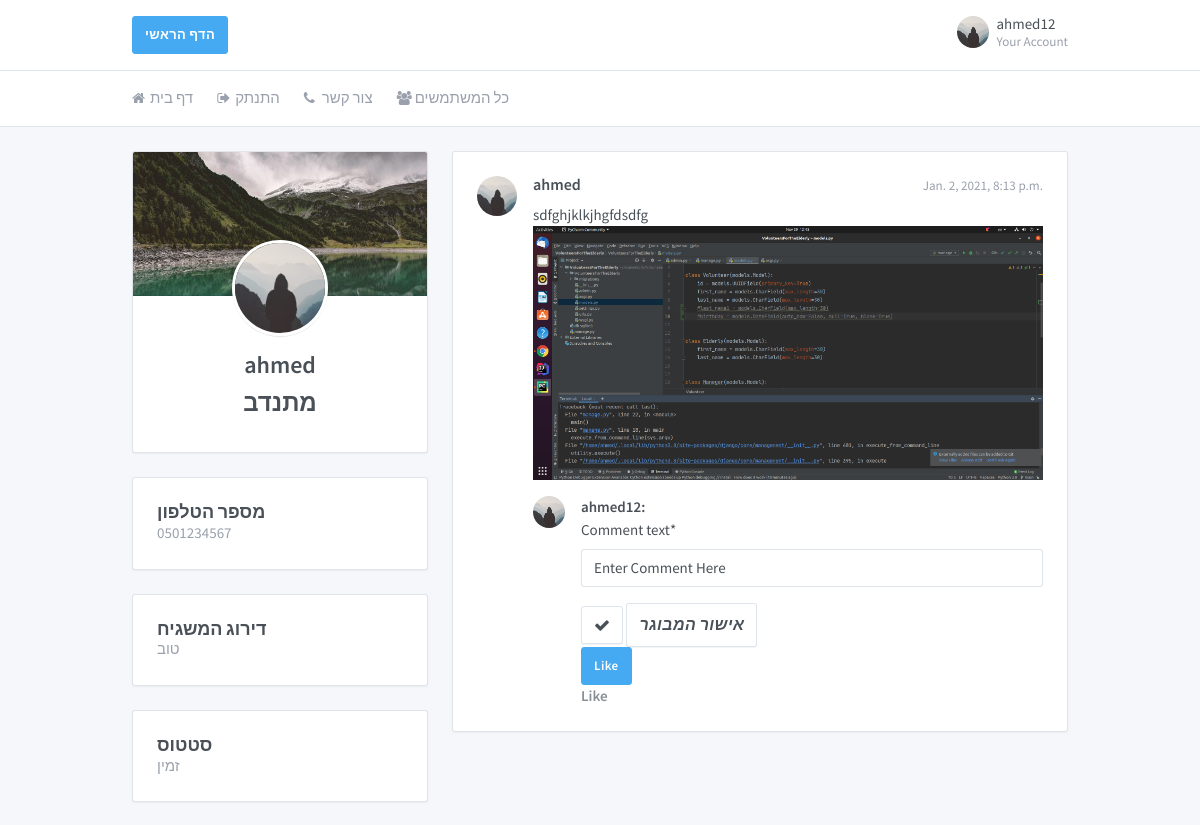
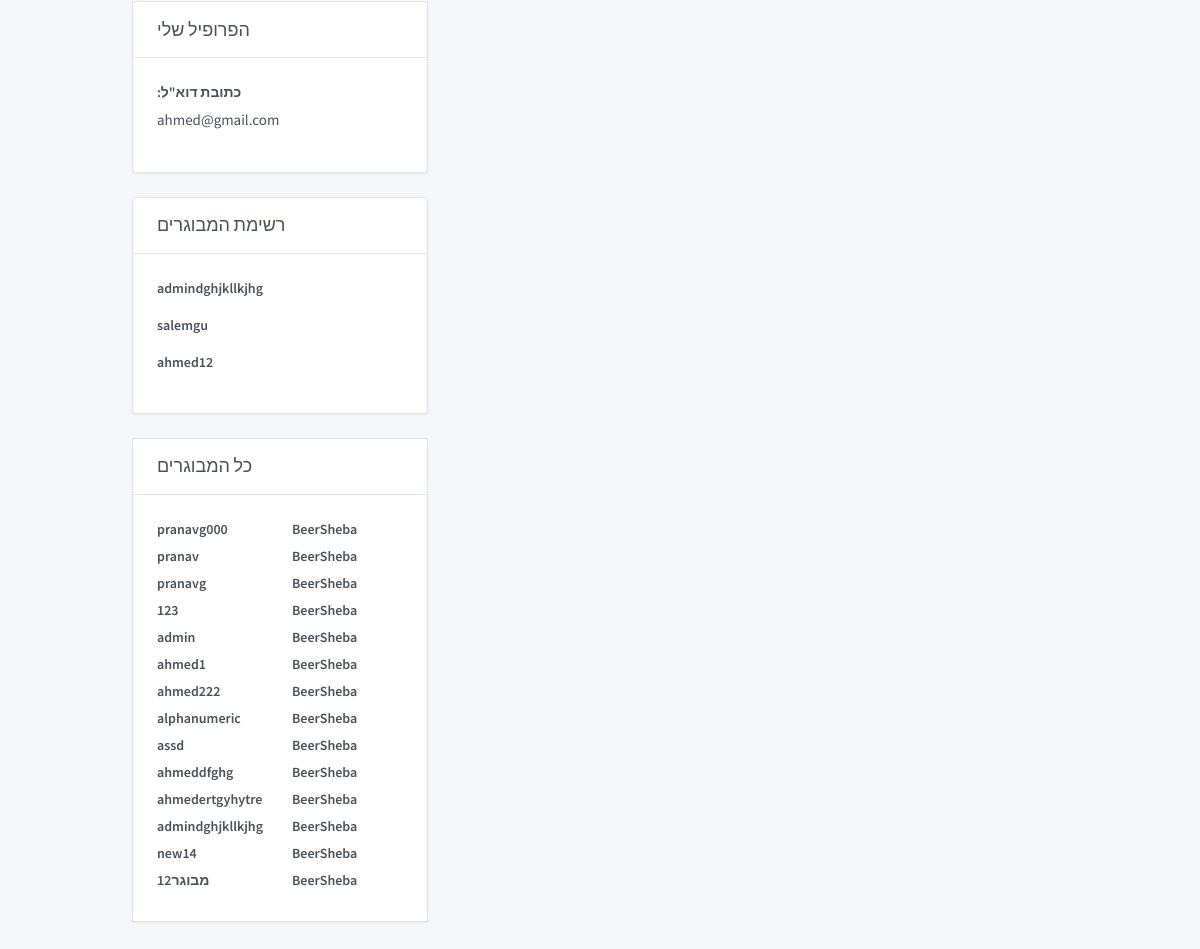
The page /profile/ahmed/ (signed in) on the database as committed earlier (2 pictures, top to bottom).
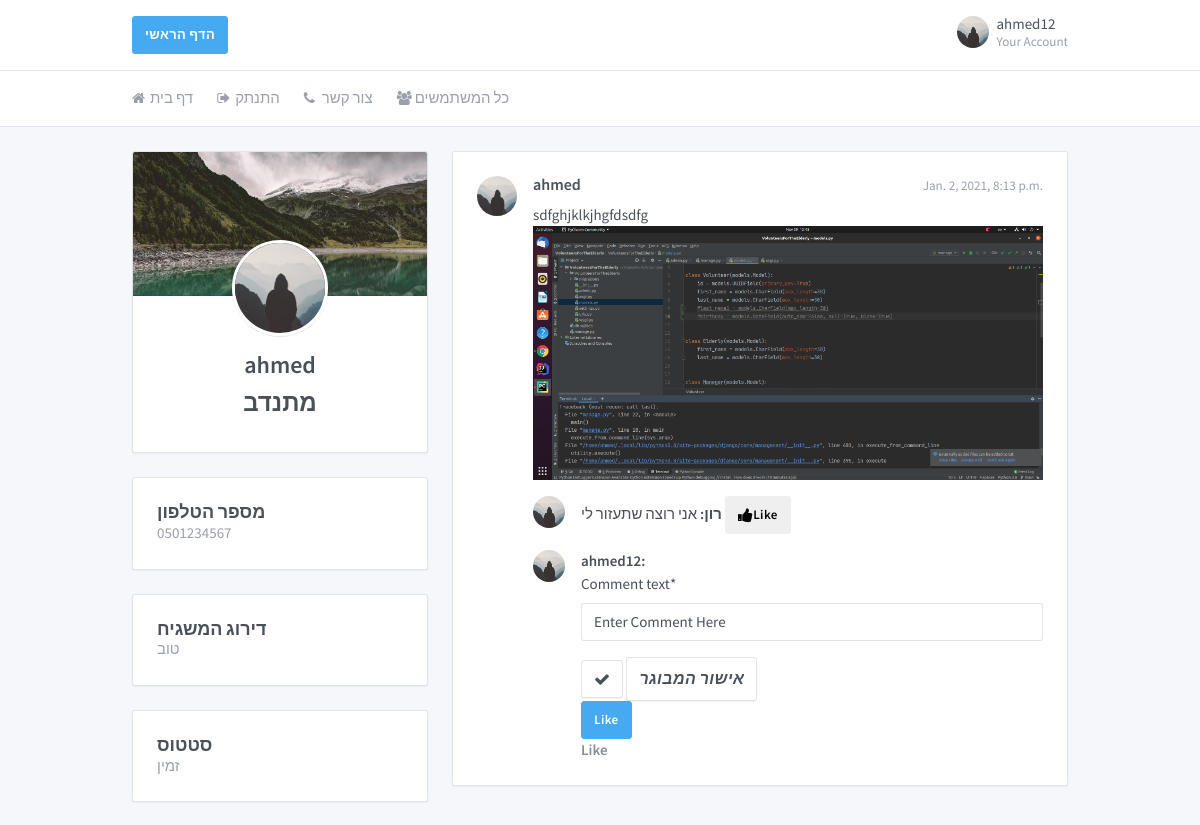
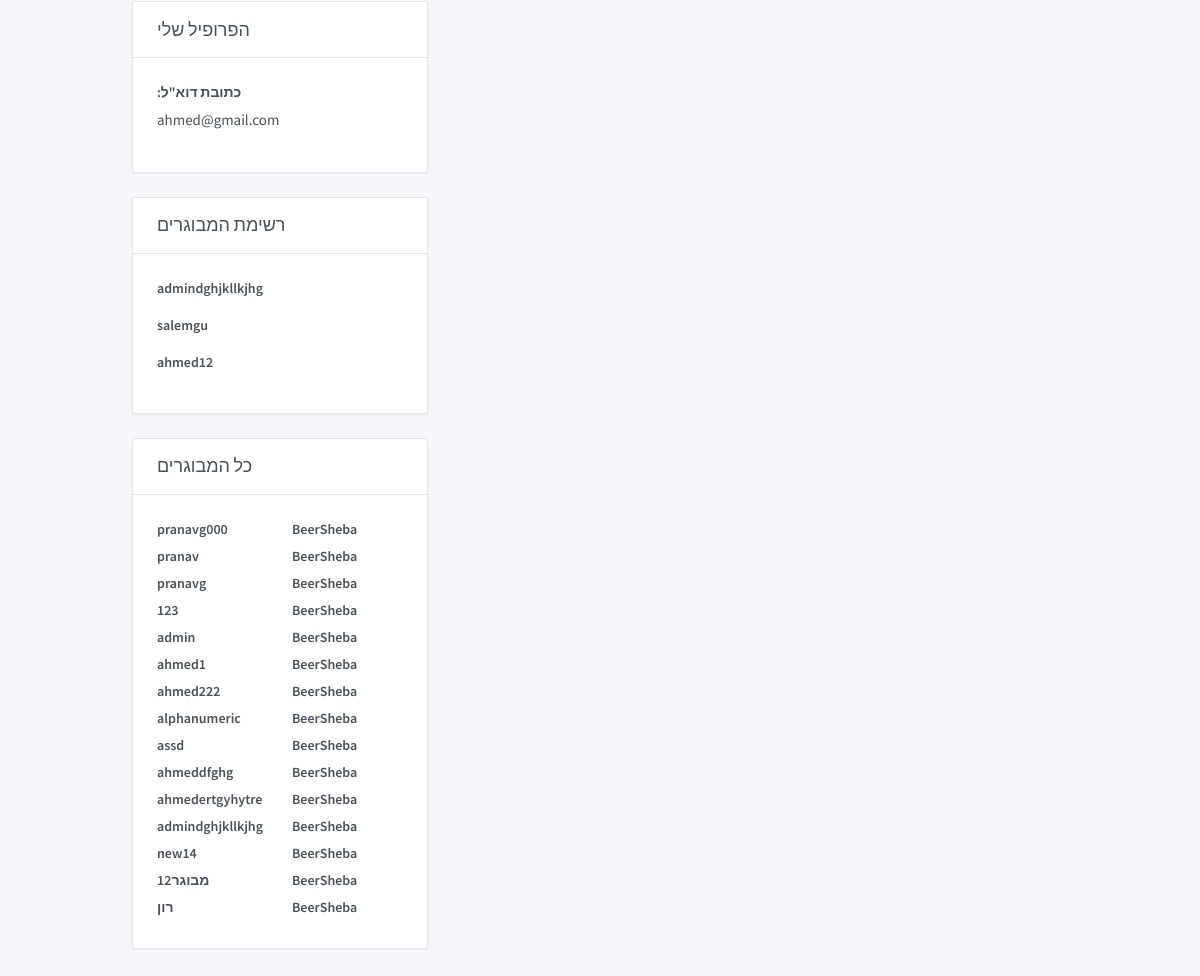
The same page on the database as committed later (2 pictures, top to bottom).
### core/models.py (models this page shows, shortened)
class Follower(models.Model):
    user = models.ForeignKey(User, on_delete=models.CASCADE, null=True)
    follower_user = models.CharField(max_length=100, null=True)

class Profile(models.Model):
    user = models.OneToOneField(User, on_delete=models.CASCADE)
    profile_photo = models.FileField(default='default.jpg', upload_to='profile_photos')
    status_info = models.CharField(max_length=10, choices=Status_Info_CHOICES, default='זמין')
    is_volunteer = models.BooleanField(default=False)
    is_active = models.BooleanField(default=True)
    phone_regex = RegexValidator(regex=r'^\+?1?\d{9,10}$',
                                 message="Phone number must be entered in the format: '+0000000000'")
    phone_number = models.CharField(validators=[phone_regex], max_length=10, blank=True)
    gender = models.CharField(max_length=10, choices=GENDER_CHOICES, default='זכר')
    address = models.CharField(max_length=40, choices=ADDRESS_CHOICES, default='BeerSheba')
    rating = models.CharField(max_length=10, choices=Rating_CHOICES, default='good')

class Post(models.Model):
    user = models.ForeignKey(User, on_delete=models.CASCADE, null=True)
    created_at = models.DateTimeField(auto_now_add=True)
    post_text = models.CharField(max_length=2000)
    post_picture = models.FileField(default="default.jpg", upload_to='post_picture')
    likes = models.ManyToManyField(User, related_name='blogpost_like')

class Comment(models.Model):
    post = models.ForeignKey(Post, on_delete=models.CASCADE)
    user = models.ForeignKey(User, on_delete=models.CASCADE, null=True)
    comment_text = models.CharField(default="Enter Comment Here", max_length=2000)

### core/views.py (the view)
# urls.py: url(r'^profile/(?P<username>\w+)/$', user_views.profile, name='profile'),
@login_required
def profile(request, username):
    if request.method == 'POST':
        u_form = UpdateUserForm(request.POST, instance=request.user)
        p_form = UpdateProfileForm(request.POST, request.FILES, instance=request.user.profile)
        if u_form.is_valid() and p_form.is_valid():
            u_form.save()
            p_form.save()
            target_user = User.objects.get(username=username)
            target_profile = Profile.objects.get(user=target_user)
            if not getattr(target_profile, 'is_active'):
                target_user.delete()
                target_profile.delete()
                return HttpResponseRedirect('/')
            url = reverse('profile', kwargs={'username': username})
            return redirect(url)
    else:
        if username == request.user.username or 'admin' == request.user.username:
            u_form = UpdateUserForm(instance=request.user)
            p_form = UpdateProfileForm(instance=request.user.profile)
            post_form = CreatePost()
            person = User.objects.get(username=username)
            context = {
                'u_form': u_form,
                'p_form': p_form,
                'post_form': post_form,
                'person': person,
            }
        else:
            person = User.objects.get(username=username)
            already_a_follower = 0
            for followers in person.follower_set.all():
                if followers.follower_user == request.user.username:
                    already_a_follower = 1
                    break;
            if already_a_follower == 1:
                context = {
                    'person': person,
                }
            else:
                context = {
                    'person': person,
                    'f': 1,
                }
        comment_form = CreateComment()
        context.update({'comment_form': comment_form})
        context.update({'all_volunteers': get_all_volunteers()})
        context.update({'all_elderly': get_all_elderly()})
        context.update({'available_volunteers': get_all_available_volunteers(request)})
        context.update({'volunteers_gender': get_all_volunteers_gender(request)})
    return render(request, 'core/profile.html', context)

### core/forms.py
class CreateComment(forms.ModelForm):
    class Meta:
        model = Comment
        fields = ['comment_text']

### core/views.py (called while the page is built)
def get_all_volunteers():
    result = list()
    users_list = Profile.objects.all()
    for user_item in users_list:
        if getattr(user_item, "is_volunteer"):
            result.append(user_item)
    return result

def get_all_available_volunteers(request):
    context = {}
    context.update({'all_volunteers': get_all_volunteers()})
    return render(request, 'core/available_profiles.html', context)

def get_all_volunteers_gender(request):
    context = {}
    context.update({'all_volunteers': get_all_volunteers()})
    return render(request, 'core/profiles_gender.html', context)

def get_all_elderly():
    result = list()
    users_list = Profile.objects.all()
    for user_item in users_list:
        if not getattr(user_item, "is_volunteer"):
            result.append(user_item)
    return result

### core/templates/core/available_profiles.html (shortened to what this page needs)
{%load static %}
{% load crispy_forms_tags %}

### core/templates/core/profile.html (shortened to what the changed rows need)
{%load static %}
{% load crispy_forms_tags %}
<!doctype html>
<html dir="ltr" lang="en">
<head>
    <link href="https://maxcdn.bootstrapcdn.com/font-awesome/4.7.0/css/font-awesome.min.css" rel="stylesheet">
    <link href="{%static 'core/dashboard.css'%}" rel="stylesheet"/>
</head>
<body>
<div class="page">
    <div class="page-main">
        <div class="header py-4">
            <div class="container">
                <div class="d-flex">
                    <div class="d-flex order-lg-2 ml-auto">
                        <div class="dropdown">
                            <a class="nav-link pr-0 leading-none" data-toggle="dropdown"
                               href="{%url 'profile' user.username%}">
                                <span class="avatar"
                                      style="background-image: url({{user.profile.profile_photo.url}})"></span>
                                <span class="ml-2 d-none d-lg-block">
                      <span class="text-default">{{user.username}}</span>
                      <small class="text-muted d-block mt-1">Your Account</small>
                    </span>
                            </a>
                        </div>
                    </div>
                </div>
            </div>
        </div>
        <div class="my-3 my-md-5">
            <div class="container">
                <div class="row">
                    <div class="col-lg-4">
                        {% if person.profile.is_volunteer %}
                        <div class="card">
                            <div class="card-body">
                                {%for followers in person.follower_set.all%}
                                <div class="row">
                                    <div class="col">
                                        <div class="form-group">
                                            <a class="text-default"
                                               href="{%url 'profile' followers.follower_user%}"><label
                                                    class="form-label">{{followers.follower_user}}</label></a>
                                        </div>
                                    </div>
                                </div>
                                {%endfor%}
                            </div>
                        </div>
                        <div class="card">
                            <div class="card-body">
                                {%for elderly in all_elderly%}
                                <div class="row">
                                    <div class="col">
                                        <a class="text-default"
                                           href="{%url 'profile' elderly.user.username%}"><label
                                                class="form-label">{{elderly.user.username}}</label></a>
                                    </div>
                                    <div class="col">
                                        <a class="text-default"><label
                                                class="form-label">{{elderly.address}}</label></a>
                                    </div>
                                </div>
                                {%endfor%}
                            </div>
                        </div>
                        {% endif %}
                    </div>
                    <div class="col-lg-8">
                        <div class="card">
                            <ul class="list-group card-list-group">
                                {%for posts in person.post_set.all%}
                                <li class="list-group-item py-5">
                                    <div class="media">
                                        <div class="media-object avatar avatar-md mr-4"
                                             style="background-image: url({{user.profile.profile_photo.url}})"></div>
                                        <div class="media-body">
                                            <div class="media-heading">
                                                <small class="float-right text-muted">{{posts.created_at}}</small>
                                                <h5>{{posts.user.username}}</h5>
                                            </div>
                                            <div class="media-body">
                                                {{posts.post_text}}
                                            </div>
                                            <div>
                                                <img src="{{posts.post_picture.url}}">
                                            </div>
                                            <ul class="media-list">
                                                {%for comment in posts.comment_set.all%}
                                                <li class="media mt-4">
                                                    <div class="media-object avatar mr-4"
                                                         style="background-image: url({{comment.user.profile.profile_photo.url}})"></div>
                                                    <div class="media-body">
                                                        <strong>{{comment.user.username}}: </strong>
                                                        {{comment.comment_text}}
                                                        <button class="btn Like"><i class="fa fa-thumbs-up"></i>Like
                                                        </button>
                                                    </div>
                                                </li>
                                                {%endfor%}
                                                <li class="media mt-4">
                                                    <div class="media-object avatar mr-4"
                                                         style="background-image: url({{user.profile.profile_photo.url}})"></div>
                                                    <div class="media-body">
                                                        <strong>{{user.username}}: </strong>
                                                        <form action="{% url 'create_comment' person.username posts.pk%}"
                                                              method="POST">
                                                            {{comment_form|crispy}}
                                                            <button class="btn btn-secondary" type="submit">
                                                                <i class="fa fa-check"></i>
                                                            </button>
                                                            <button class="btn btn-secondary" type="submit">
                                                                <i>אישור המבוגר </i>
                                                            </button>
                                                        </form>
                                                        {% if user.is_authenticated %}
                                                          <form action="{'blogpost_like' object.id}" method="POST">
                                                            {% if post_is_liked %}
                                                            <button type="submit" name="blogpost_id" value="{{object.id}}" class="btn btn-info">Unlike</button>
                                                            {% else %}
                                                            <button type="submit" name="blogpost_id" value="{{object.id}}" class="btn btn-info">Like</button>
                                                            {% endif %}
                                                          </form>
                                                        {% else %}
                                                          <a class="btn btn-outline-info" href="{% url 'login' %}?next={{request.path}}">Log in to like this article!</a><br>
                                                        {% endif %}
                                                        <strong class="text-secondary">{{ number_of_likes }} Like{{ number_of_likes|pluralize }}</strong>
                                                    </div>
                                                </li>
                                            </ul>
                                        </div>
                                    </div>
                                </li>
                                {%endfor%}
                            </ul>
                        </div>
                    </div>
                </div>
            </div>
        </div>
    </div>
</div>
</body>
</html>

Rows that differ between the two databases and show on the page:
added Profile: user.username "רון", address "BeerSheba"
added Comment: user.profile.profile_photo (placeholder picture), user.username "רון", comment_text "אני רוצה שתעזור לי"
